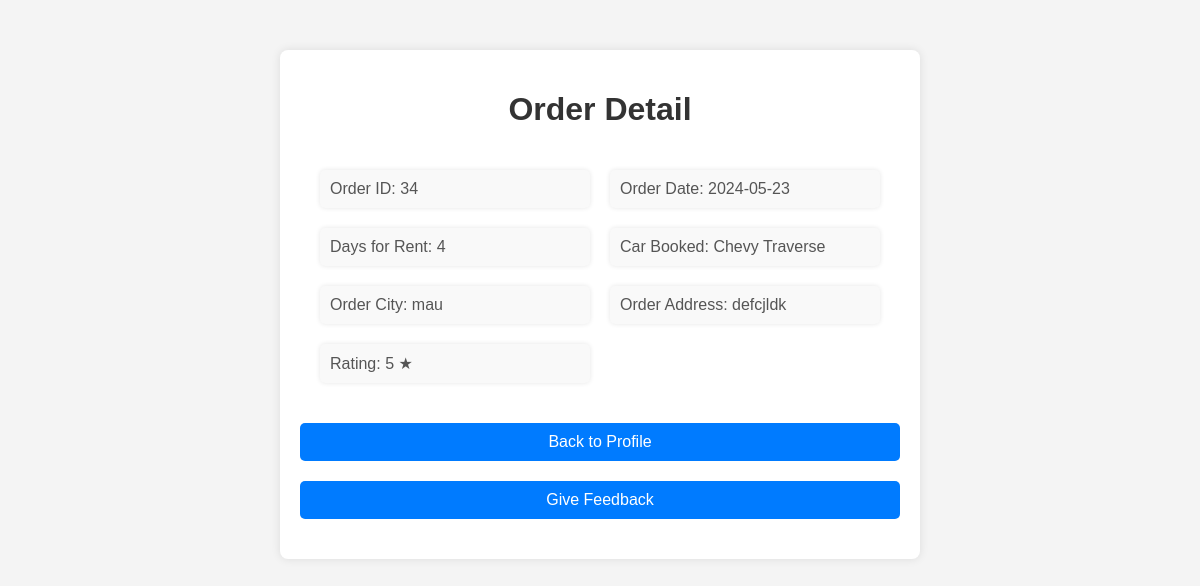
Screenshot of /order/34/ (signed in) with the database file from the repository.
### shop/models.py (models this page shows, shortened)
class Order(models.Model) :
    STATUS_CHOICES = [
        ('SUCCESSFUL', 'Successful'),
        ('CANCELLED', 'Cancelled'),
    ]
    user= models.ForeignKey(User, on_delete=models.CASCADE, default=1)
    order_id = models.AutoField(primary_key=True)
    name = models.CharField(max_length=90,default="")
    email = models.CharField(max_length=50,default="")
    phone = models.CharField(max_length=20,default="")
    address = models.CharField(max_length=500,default="")
    city = models.CharField(max_length=50,default="")
    cars = models.CharField(max_length=50,default="")
    days_for_rent = models.IntegerField(default=0)
    date = models.CharField(max_length=50,default="")
    loc_from = models.CharField(max_length=50,default="")
    loc_to = models.CharField(max_length=50,default="")
    from django.contrib.auth.models import User

class Feedback(models.Model):
    user = models.ForeignKey(User, on_delete=models.CASCADE, default=1)
    order = models.ForeignKey(Order, on_delete=models.CASCADE)
    name = models.CharField(max_length=100)
    email = models.EmailField()
    feedback_text = models.TextField() # Provide a default value
    rating = models.PositiveIntegerField()  # Assuming rating is out of 5
    created_at = models.DateTimeField(default=timezone.now)  # Set default to current time
    class Meta:
        unique_together = ['order', 'user']

### shop/views.py (the view)
# urls.py: path('order/<int:order_id>/', order_detail, name='order_detail'),
@login_required
def order_detail(request, order_id):
    order = Order.objects.get(order_id=order_id)  # Replace 'Order' and 'id' with your actual model and field names
    feedback=Feedback.objects.filter(order=order).first()
    context = {
        'order': order,
        'feedback': feedback,
    }
    return render(request, 'order_detail.html', context)

### templates/order_detail.html (shortened to what this page needs)
<!DOCTYPE html>
<html lang="en">
<head>
</head>
<body>
    <div class="container">
        <h1>Order Detail</h1>
        <div class="grid-container">
            <div class="grid-item">Order ID: {{ order.order_id }}</div>
            <div class="grid-item">Order Date: {{ order.date }}</div>
            <div class="grid-item">Days for Rent: {{ order.days_for_rent }}</div>
            <div class="grid-item">Car Booked: {{ order.cars }}</div>
            <div class="grid-item">Order City: {{ order.city }}</div>
            <div class="grid-item">Order Address: {{ order.loc_from }}</div>
            <div class="grid-item" >
                {% if feedback %}
                    Rating: {{ feedback.rating }} &#9733;
                {% else %}
                    No feedback has been given for this order.
                {% endif %}
            </div>
        </div>
        <a href="{% url 'profile' %}">Back to Profile</a>
        <a href="{% url 'submit_feedback' %}">Give Feedback</a>
    </div>
</body>
</html>

### templates/order_detail.html (style rules this page uses)
body { font-family: Arial, sans-serif; margin: 0; padding: 0; background-color: #f4f4f4; }
.container { max-width: 600px; margin: 50px auto; padding: 20px; background-color: #fff; box-shadow: 0 0 10px rgba(0, 0, 0, 0.1); border-radius: 8px; }
h1 { text-align: center; color: #333; }
.grid-container { display: grid; grid-template-columns: 1fr 1fr; gap: 20px; padding: 20px; }
.grid-item { text-align: left; color: #555; font-size: 16px; background-color: #f9f9f9; padding: 10px; border-radius: 5px; box-shadow: 0 0 5px rgba(0, 0, 0, 0.1); }
a { display: block; text-align: center; margin: 20px 0; padding: 10px 20px; background-color: #007bff; color: #fff; text-decoration: none; border-radius: 5px; transition: background-color 0.3s ease; }

### rows the page displays
Order: order_id "34", date "2024-05-23", days_for_rent "4", cars "Chevy Traverse", city "mau", loc_from "defcjldk"
Feedback: rating "5"
